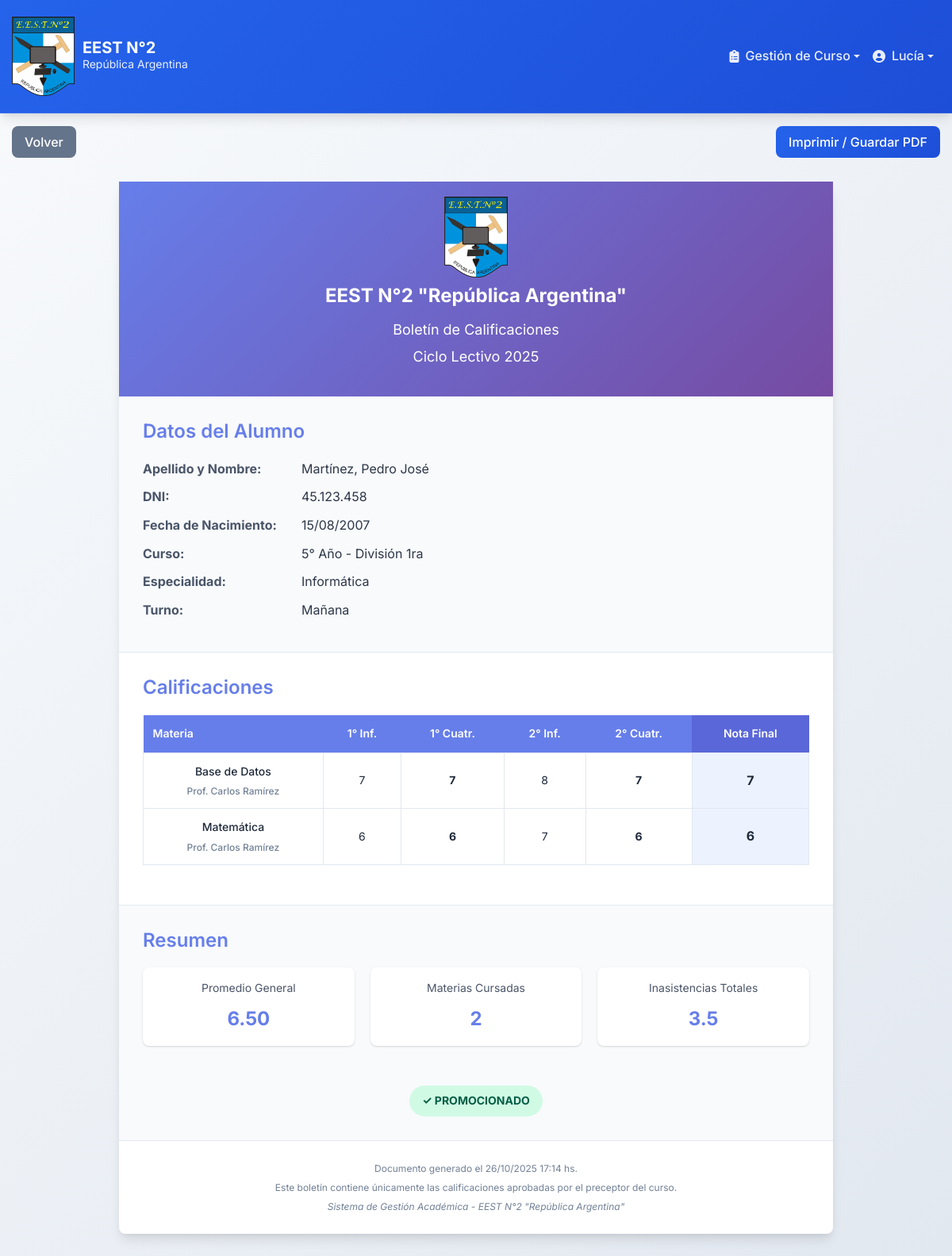
The app's page /generar_boletin.php?dni_alumno=45123458 (signed in), older data.
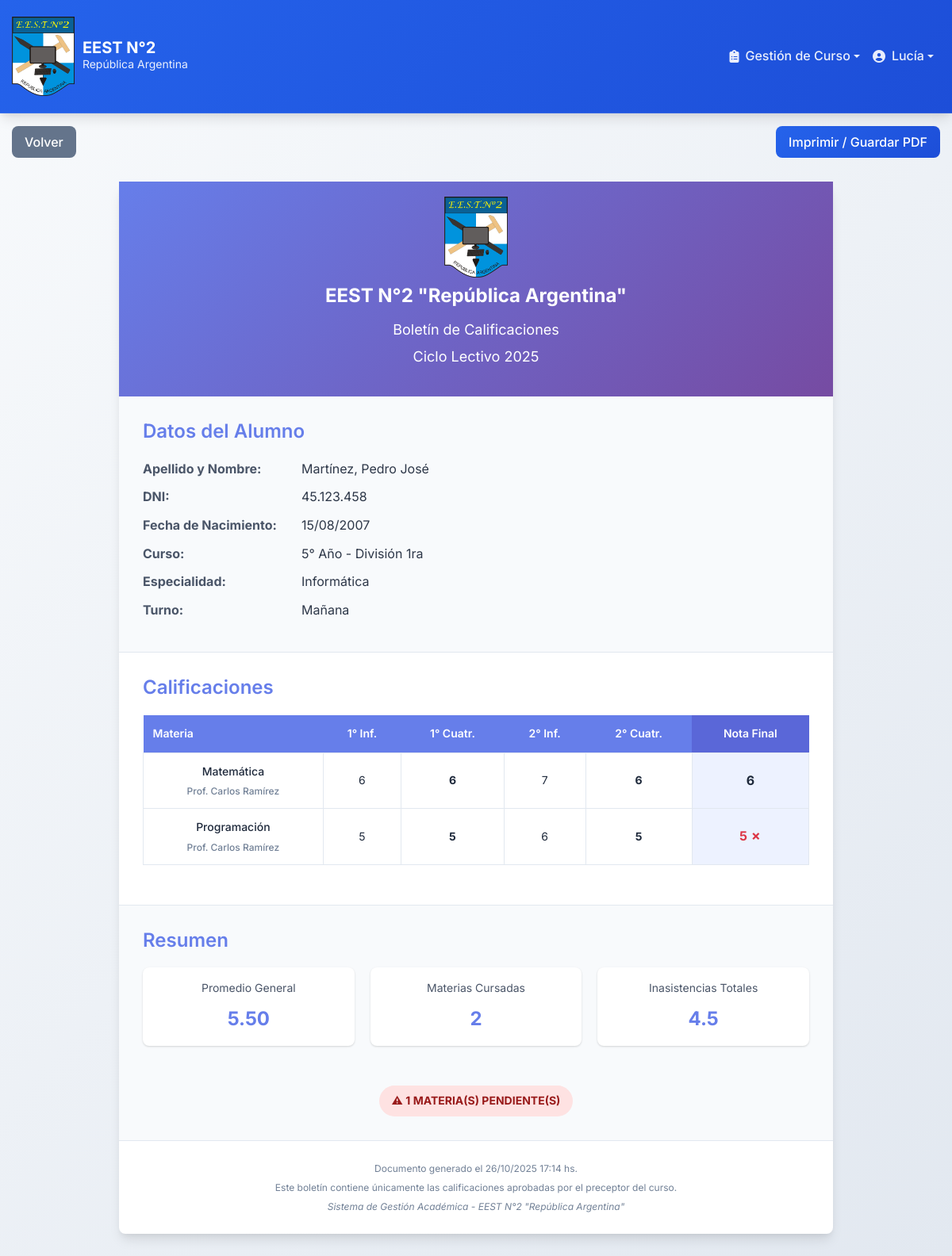
The same page, newer data.
### tables this page shows
CREATE TABLE `usuarios` (
  `DNI` int(11) NOT NULL,
  `Primer_nombre` varchar(255) NOT NULL,
  `Segundo_nombre` varchar(255) NOT NULL,
  `Apellido` varchar(255) NOT NULL,
  `Email` varchar(255) NOT NULL,
  `Password_Usuario` varchar(255) DEFAULT NULL,
  `Nacionalidad` varchar(255) NOT NULL,
  `Localidad` varchar(255) NOT NULL,
  `Calle` varchar(255) NOT NULL,
  `Altura` int(11) NOT NULL,
  `Fecha_Nacimiento` date NOT NULL,
  `Telefono` varchar(255) NOT NULL,
  `Rol` enum('Director','Preceptor','Profesor','Alumno') NOT NULL,
  `Estado` tinyint(1) NOT NULL DEFAULT 1,
  `Fecha_Creacion` timestamp NOT NULL DEFAULT current_timestamp(),
  `Usuario` varchar(255) DEFAULT current_user()
);

CREATE TABLE `cursos` (
  `ID` int(11) NOT NULL,
  `DNI_Preceptor` int(11) NOT NULL,
  `Turno` enum('Mañana','Tarde','Noche') NOT NULL,
  `Grupo` varchar(255) NOT NULL,
  `Anio` int(4) NOT NULL,
  `Division` varchar(10) NOT NULL,
  `Especialidad` varchar(255) NOT NULL,
  `Estado` tinyint(1) NOT NULL DEFAULT 1
);

CREATE TABLE `notas` (
  `dni_alumno` int(11) NOT NULL,
  `id_materia` int(11) NOT NULL,
  `primerInforme` int(11) DEFAULT NULL,
  `primerCuatri` int(11) DEFAULT NULL,
  `segundoInforme` int(11) DEFAULT NULL,
  `segundoCuatri` int(11) DEFAULT NULL,
  `notaFinal` int(11) DEFAULT NULL,
  `Estado_Aprobacion` enum('Pendiente','Aprobado','Rechazado') DEFAULT 'Pendiente',
  `DNI_Preceptor_Aprobador` int(11) DEFAULT NULL,
  `Fecha_Aprobacion` datetime DEFAULT NULL,
  `Observaciones_Preceptor` text DEFAULT NULL
);

CREATE TABLE `materias` (
  `ID` int(11) NOT NULL,
  `ID_Curso` int(11) NOT NULL,
  `DNI_Profesor` int(11) NOT NULL,
  `Nombre` varchar(255) NOT NULL,
  `Horarios` varchar(255) NOT NULL,
  `Estado` tinyint(1) NOT NULL DEFAULT 1
);

### generar_boletin.php (the view, shortened to what this page needs)
<?php
include('./public/header.php');
$es_preceptor = false;
$dni_alumno_ver = null;
if (isset($_SESSION['rol'])) {
    if ($_SESSION['rol'] == 'Preceptor') {
        $es_preceptor = true;
    } elseif ($_SESSION['rol'] == 'Alumno') {
        $puede_acceder = true;
        $dni_alumno_ver = $_SESSION['DNI'];
    }
}
    ?>
<?php
if ($es_preceptor && isset($_GET['dni_alumno'])) {
    $dni_alumno_ver = intval($_GET['dni_alumno']);
}
$query_alumno = "SELECT usuarios.DNI, usuarios.Primer_nombre, usuarios.Segundo_nombre,
                usuarios.Apellido, usuarios.Fecha_Nacimiento,
                cursos.Anio, cursos.Division, cursos.Especialidad, cursos.Turno
                FROM usuarios
                INNER JOIN alumnos ON usuarios.DNI = alumnos.DNI_Alumno
                INNER JOIN curso_alumno ON alumnos.DNI_Alumno = curso_alumno.DNI_Alumno
                INNER JOIN cursos ON curso_alumno.ID_Curso = cursos.ID
                WHERE usuarios.DNI = '$dni_alumno_ver' AND cursos.Estado = 1
                LIMIT 1";
$result_alumno = mysqli_query($CONN, $query_alumno);
$alumno = mysqli_fetch_assoc($result_alumno);
$query_notas = "SELECT materias.Nombre as Nombre_Materia,
               notas.primerInforme, notas.primerCuatri,
               notas.segundoInforme, notas.segundoCuatri, notas.notaFinal,
               usuarios.Primer_nombre as Nombre_Profesor, usuarios.Apellido as Apellido_Profesor
               FROM notas
               INNER JOIN materias ON notas.id_materia = materias.ID
               INNER JOIN cursos ON materias.ID_Curso = cursos.ID
               INNER JOIN profesores ON materias.DNI_Profesor = profesores.DNI_Profesor
               INNER JOIN usuarios ON profesores.DNI_Profesor = usuarios.DNI
               WHERE notas.dni_alumno = '$dni_alumno_ver'
               AND cursos.Anio = '" . $alumno['Anio'] . "'
               AND cursos.Division = '" . $alumno['Division'] . "'
               AND cursos.Especialidad = '" . $alumno['Especialidad'] . "'
               AND cursos.Turno = '" . $alumno['Turno'] . "'
               AND notas.Estado_Aprobacion = 'Aprobado'
               ORDER BY materias.Nombre";
$result_notas = mysqli_query($CONN, $query_notas);
$suma_notas_finales = 0;
$cantidad_notas_finales = 0;
$notas_array = [];
while ($nota = mysqli_fetch_assoc($result_notas)) {
    $notas_array[] = $nota;
    if ($nota['notaFinal'] !== null) {
        $suma_notas_finales += $nota['notaFinal'];
        $cantidad_notas_finales++;
    }
}
$promedio_general = $cantidad_notas_finales > 0 ?
round($suma_notas_finales / $cantidad_notas_finales, 2) : 0;
$query_inasistencias = "SELECT
                        SUM(CASE WHEN inasistencias.Tipo = 'Falta' THEN 1 ELSE 0 END) +
                        SUM(CASE WHEN inasistencias.Tipo = 'Tarde' THEN 0.5 ELSE 0 END) as total
                        FROM inasistencias
                        WHERE inasistencias.DNI_Alumno = '$dni_alumno_ver'";
$result_inasistencias = mysqli_query($CONN, $query_inasistencias);
$total_inasistencias_row = mysqli_fetch_assoc($result_inasistencias);
$total_inasistencias = $total_inasistencias_row['total'] ?? 0;
?>
<!DOCTYPE html>
<html lang="es">
<head>
</head>
<body>
    <div class="container no-print mt-3">
        <div class="d-flex justify-content-between">
            <a href="<?php echo $es_preceptor ? 'seleccionar_alumno_boletin.php?anio=' . $alumno['Anio'] . '&division=' . urlencode($alumno['Division']) . '&especialidad=' . urlencode($alumno['Especialidad']) . '&turno=' . urlencode($alumno['Turno']) : 'home.php'; ?>"
               class="btn btn-secondary">
                Volver
            </a>
            <button onclick="window.print()" class="btn btn-primary">
                Imprimir / Guardar PDF
            </button>
        </div>
    </div>
<div class="boletin-container">
    <div class="boletin-header">
        <div class="boletin-logo">
            <img src="./imagenes/logo.png" alt="Logo EEST N°2" class="boletin-logo-img">
        </div>
        <div class="boletin-title">EEST N°2 "República Argentina"</div>
        <div class="boletin-subtitle">Boletín de Calificaciones</div>
        <div class="boletin-subtitle">Ciclo Lectivo <?php echo date('Y'); ?></div>
    </div>
    <div class="info-alumno">
        <h4 style="color: #667eea; margin-bottom: 20px;">Datos del Alumno</h4>
        <div class="info-row">
            <span class="info-label">Apellido y Nombre:</span>
            <span class="info-value">
                <?php echo htmlspecialchars($alumno['Apellido'] . ", " . $alumno['Primer_nombre'] .
                    (!empty($alumno['Segundo_nombre']) ? " " . $alumno['Segundo_nombre'] : "")); ?>
            </span>
        </div>
        <div class="info-row">
            <span class="info-label">DNI:</span>
            <span class="info-value"><?php echo number_format($alumno['DNI'], 0, '', '.'); ?></span>
        </div>
        <div class="info-row">
            <span class="info-label">Fecha de Nacimiento:</span>
            <span class="info-value"><?php echo date('d/m/Y', strtotime($alumno['Fecha_Nacimiento'])); ?></span>
        </div>
        <div class="info-row">
            <span class="info-label">Curso:</span>
            <span class="info-value">
                <?php echo htmlspecialchars($alumno['Anio'] . "° Año - División " . $alumno['Division']); ?>
            </span>
        </div>
        <div class="info-row">
            <span class="info-label">Especialidad:</span>
            <span class="info-value"><?php echo htmlspecialchars($alumno['Especialidad']); ?></span>
        </div>
        <div class="info-row">
            <span class="info-label">Turno:</span>
            <span class="info-value"><?php echo htmlspecialchars($alumno['Turno']); ?></span>
        </div>
    </div>
    <div class="notas-section">
        <h4 style="color: #667eea; margin-bottom: 20px;">Calificaciones</h4>
        <?php if (count($notas_array) > 0): ?>
            <table class="tabla-boletin">
                <thead>
                    <tr>
                        <th style="text-align: left;">Materia</th>
                        <th>1° Inf.</th>
                        <th>1° Cuatr.</th>
                        <th>2° Inf.</th>
                        <th>2° Cuatr.</th>
                        <th style="background: #5a67d8;">Nota Final</th>
                    </tr>
                </thead>
                <tbody>
                    <?php foreach ($notas_array as $nota): ?>
                        <?php
                        $nota_final_valor = $nota['notaFinal'];
                        $clase_nota = ($nota_final_valor !== null && $nota_final_valor < 6) ? 'nota-desaprobada' : '';
                        ?>
                        <tr>
                            <td class="materia-nombre">
                                <?php echo htmlspecialchars($nota['Nombre_Materia']); ?>
                                <br>
                                <span class="profesor-nombre">
                                    Prof. <?php echo htmlspecialchars($nota['Nombre_Profesor'] . " " . $nota['Apellido_Profesor']); ?>
                                </span>
                            </td>
                            <td><?php echo $nota['primerInforme'] ?? '-'; ?></td>
                            <td><strong><?php echo $nota['primerCuatri'] ?? '-'; ?></strong></td>
                            <td><?php echo $nota['segundoInforme'] ?? '-'; ?></td>
                            <td><strong><?php echo $nota['segundoCuatri'] ?? '-'; ?></strong></td>
                            <td class="nota-final-col <?php echo $clase_nota; ?>">
                                <?php
                                if ($nota_final_valor !== null) {
                                    echo $nota_final_valor;
                                    if ($nota_final_valor < 6) {
                                        echo " ✗";
                                    }
                                } else {
                                    echo '-';
                                }
                                ?>
                            </td>
                        </tr>
                    <?php endforeach; ?>
                </tbody>
            </table>
        <?php else: ?>
            <div class="alert alert-warning">
                No hay calificaciones aprobadas disponibles para mostrar en el boletín.
            </div>
        <?php endif; ?>
    </div>
    <div class="resumen-section">
        <h4 style="color: #667eea; margin-bottom: 15px;">Resumen</h4>
        <div class="resumen-grid">
            <div class="resumen-item">
                <div class="resumen-label">Promedio General</div>
                <div class="resumen-valor"><?php echo number_format($promedio_general, 2); ?></div>
            </div>
            <div class="resumen-item">
                <div class="resumen-label">Materias Cursadas</div>
                <div class="resumen-valor"><?php echo count($notas_array); ?></div>
            </div>
            <div class="resumen-item">
                <div class="resumen-label">Inasistencias Totales</div>
                <div class="resumen-valor" style="color: <?php echo $total_inasistencias > 25 ? '#dc3545' : '#667eea'; ?>">
                    <?php echo $total_inasistencias; ?>
                </div>
            </div>
        </div>
        <div style="text-align: center; margin-top: 30px;">
            <?php
            $materias_desaprobadas = 0;
            foreach ($notas_array as $nota) {
                if ($nota['notaFinal'] !== null && $nota['notaFinal'] < 6) {
                    $materias_desaprobadas++;
                }
            }
            if ($materias_desaprobadas == 0 && count($notas_array) > 0):
            ?>
                <span class="estado-badge estado-aprobado">✓ PROMOCIONADO</span>
            <?php elseif ($materias_desaprobadas > 0): ?>
                <span class="estado-badge estado-desaprobado">
                    ⚠ <?php echo $materias_desaprobadas; ?> MATERIA(S) PENDIENTE(S)
                </span>
            <?php endif; ?>
        </div>
    </div>
    <div class="footer-boletin">
        <p style="margin: 5px 0;">Documento generado el <?php echo date('d/m/Y H:i'); ?> hs.</p>
        <p style="margin: 5px 0;">Este boletín contiene únicamente las calificaciones aprobadas por el preceptor del curso.</p>
        <p style="margin: 5px 0; font-style: italic;">Sistema de Gestión Académica - EEST N°2 "República Argentina"</p>
    </div>
</div>
</body>
</html>

### public/header.php (shortened to what this page needs)
<!DOCTYPE html>
<html lang="es">
<head>
    <link href="https://cdn.jsdelivr.net/npm/bootstrap@5.3.0/dist/css/bootstrap.min.css" rel="stylesheet">
    <link href="https://cdnjs.cloudflare.com/ajax/libs/font-awesome/6.4.0/css/all.min.css" rel="stylesheet">
    <link rel="stylesheet" href="./style/styles.css?v=<?php echo time(); ?>">
</head>
<body>
<nav class="navbar navbar-expand-lg navbar-custom">
    <div class="container">
        <a class="navbar-brand d-flex align-items-center"
            <?php
                if (!isset($_SESSION['nombre1'])) {
                    echo 'href="./index.php"';
                } else {
                    echo 'href="./home.php"';
                }
            ?>>
            <div class="brand-icon">
                <img src="./imagenes/logo.png" alt="Logo EEST N°2" class="logo-img">
            </div>
            <div class="brand-text">
                <div class="brand-title">EEST N°2</div>
                <div class="brand-subtitle">República Argentina</div>
            </div>
        </a>
        <div class="collapse navbar-collapse" id="navbarNav">
            <?php if (isset($_SESSION['nombre1'])):   ?>
            <ul class="navbar-nav ms-auto">
                <?php if ($_SESSION['rol'] == 'Alumno'): ?>
                    <li class="nav-item dropdown">
                        <a class="nav-link dropdown-toggle d-flex align-items-center" href="#" id="alumnoDropdown" role="button" data-bs-toggle="dropdown">
                            <i class="fas fa-user-graduate me-2"></i>
                            Mi Campus
                        </a>
                        <ul class="dropdown-menu dropdown-menu-end">
                            <li><a class="dropdown-item" href="./mis_materias.php"><i class="fas fa-book me-2"></i>Mis Materias</a></li>
                            <li><a class="dropdown-item" href="./mis_inasistencias.php"><i class="fas fa-calendar-times me-2"></i>Mis Inasistencias</a></li>
                            <li><hr class="dropdown-divider"></li>
                            <li><a class="dropdown-item" href="./generar_boletin.php"><i class="fas fa-file-alt me-2"></i>Mi Boletín</a></li>
                        </ul>
                    </li>
                <?php elseif ($_SESSION['rol'] == 'Preceptor'): ?>
                    <li class="nav-item dropdown">
                        <a class="nav-link dropdown-toggle d-flex align-items-center" href="#" id="preceptorDropdown" role="button" data-bs-toggle="dropdown">
                            <i class="fas fa-clipboard-list me-2"></i>
                            Gestión de Curso
                        </a>
                    </li>
                <?php endif; ?>
                <li class="nav-item dropdown">
                    <a class="nav-link dropdown-toggle d-flex align-items-center" href="#" id="userDropdown" role="button" data-bs-toggle="dropdown">
                        <i class="fas fa-user-circle me-2"></i>
                        <?php echo $_SESSION['nombre1']; ?>
                    </a>
                </li>
            </ul>
            <?php endif; ?>
        </div>
    </div>
</nav>
</body>
</html>

Row changes from the older to the newer data that the page shows:
no longer on this page (row edited): notas: id_materia.Nombre "Base de Datos", usuarios.Primer_nombre+Apellido "Carlos Ramírez", primerInforme "7", primerCuatri "7", segundoInforme "8", segundoCuatri "7", notaFinal "7"
now on this page (row edited): notas: id_materia.Nombre "Programación", usuarios.Primer_nombre+Apellido "Carlos Ramírez", primerInforme "5", primerCuatri "5", segundoInforme "6", segundoCuatri "5", notaFinal "5"
Text that changed along with them:
$promedio_general: "6.50" → "5.50"
$total_inasistencias: "3.5" → "4.5"
$materias_desaprobadas: (not shown) → "1"
text no longer shown: "✓ PROMOCIONADO"
text now shown: "⚠ MATERIA(S) PENDIENTE(S)"
